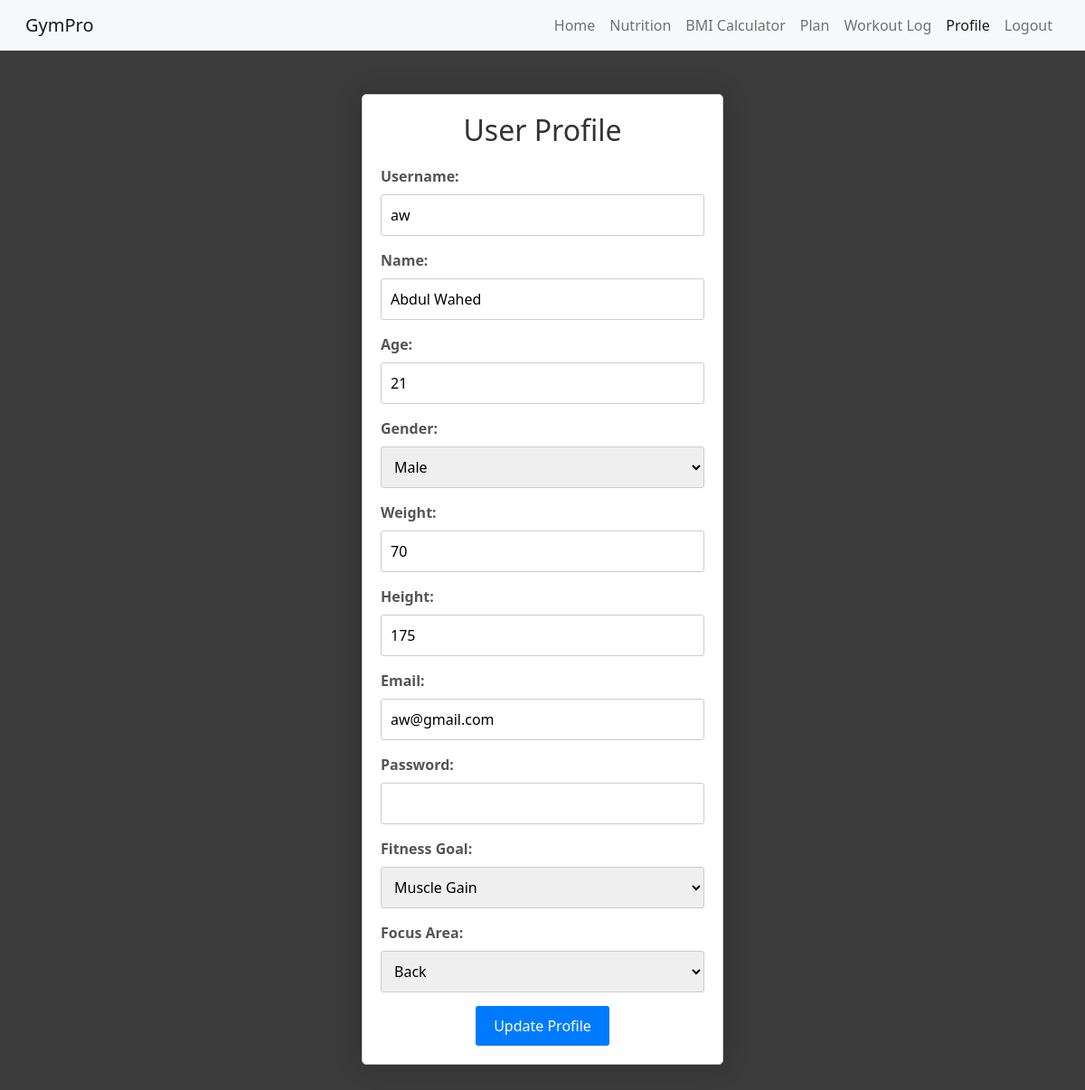
The app's page /profile (signed in) with its own data.
### app.py (models this page shows)
class User(db.Model):
    __tablename__ = 'user'
    id = db.Column(db.Integer, primary_key=True)
    name = db.Column(db.String(80), unique=True, nullable=False)
    username = db.Column(db.String(80), unique=True, nullable=False)
    email = db.Column(db.String(120), unique=True, nullable=False)
    password = db.Column(db.String(60), nullable=False)
    age = db.Column(db.Integer, nullable=False)
    weight = db.Column(db.Integer, nullable=False)
    height = db.Column(db.Integer, nullable=False)
    fitness_goal = db.Column(db.String(50), nullable=True)
    focus_area = db.Column(db.String(50), nullable=True)
    security_question = db.Column(db.String(50), nullable=False)
    security_answer = db.Column(db.String(20), nullable=False)

### app.py (the view)
@app.route('/profile')
def profile():
    if 'user_id' in session:
        user_id = session['user_id']
        user = User.query.filter_by(id=user_id).first()
        if user:
            return render_template('profile.html', user=user)
    return redirect(url_for('login'))

### Templates/profile.html (shortened to what this page needs)
<!DOCTYPE html>
<html lang="en">
<head>
	<link rel="stylesheet" href="https://stackpath.bootstrapcdn.com/bootstrap/4.5.2/css/bootstrap.min.css">
    <link href="https://cdn.jsdelivr.net/npm/bootstrap@5.0.2/dist/css/bootstrap.min.css" rel="stylesheet">
    <link rel="stylesheet" href="https://cdnjs.cloudflare.com/ajax/libs/font-awesome/4.7.0/css/font-awesome.min.css">
    <link rel="stylesheet" href="{{ url_for('static', filename='profile.css') }}">
</head>
<body>
    <nav class="navbar sticky-top navbar-expand-lg navbar-light bg-light mb-5">
        <div class="container-fluid">
            <span class="navbar-brand mb-0 h1">GymPro</span>
            <div class="collapse navbar-collapse" id="navbarSupportedContent">
                <ul class="navbar-nav ml-auto">
                    <li class="nav-item">
                        <a class="nav-link" href="{{ url_for('dashboard') }}">Home</a>
                    </li>
                    <li class="nav-item">
                        <a class="nav-link" href="{{ url_for('nutrition') }}">Nutrition</a>
                    </li>
                    <li class="nav-item">
                        <a class="nav-link" href="{{ url_for('bmi') }}">BMI Calculator</a>
                    </li>
                    <li class="nav-item">
                        <a class="nav-link" href="{{ url_for('plan') }}">Plan</a>
                    </li>
                    <li class="nav-item">
                        <a class="nav-link" href="{{ url_for('workout_log') }}">Workout Log</a>
                    </li>
                    <li class="nav-item active">
                        <a class="nav-link" href="{{ url_for('profile') }}">Profile</a>
                    </li>
                    <li class="nav-item">
                        <a class="nav-link" href="{{ url_for('logout') }}">Logout</a>
                    </li>
                </ul>
            </div>
        </div>
    </nav>
    <div class="container mt-5 mb-5">
        <h2>User Profile</h2>
        <form action="/update_profile" method="post">
            <label for="username">Username:</label>
            <input type="text" id="username" name="username" value="{{ user.username }}" required>
            <label for="name">Name:</label>
            <input type="text" id="name" name="name" value="{{ user.name }}" required>
            <label for="age">Age:</label>
            <input type="number" id="age" name="age" value="{{ user.age }}" required>
            <label for="gender">Gender:</label>
            <select id="gender" name="gender" required>
                <option value="male" {% if user.gender == 'male' %}selected{% endif %}>Male</option>
            </select>
            <label for="weight">Weight:</label>
            <input type="number" id="weight" name="weight" value="{{ user.weight }}" required>
            <label for="height">Height:</label>
            <input type="number" id="height" name="height" value="{{ user.height }}" required>
            <label for="email">Email:</label>
            <input type="email" id="email" name="email" value="{{ user.email }}" required>
            <label for="password">Password:</label>
            <input type="password" id="password" name="password" required>
            <label for="goal">Fitness Goal:</label>
            <select id="goal" name="goal" required>
                <option value="Muscle Gain" {% if user.fitness_goal == 'Muscle Gain' %}selected{% endif %}>Muscle Gain</option>
            </select>
            <label for="area">Focus Area:</label>
            <select id="area" name="area" required>
                <option value="Back" {% if user.focus_area == 'Back' %}selected{% endif %}>Back</option>
            </select>
            <div class="text-center">
                <button type="submit" class="update-profile-button">Update Profile</button>
            </div>
        </form>
    </div>
</body>
</html>

### Static/profile.css (style rules this page uses)
* { margin: 0; padding: 0; box-sizing: border-box; }
body { background-color: #3c3b3b; }
.container { max-width: 400px; margin: 20 auto; padding: 20px; background-color: #fff; border: 1px solid #ccc; border-radius: 5px; box-shadow: 0 0 30px rgba(0, 0, 0, 0.2); }
.container h2 { color: #333; text-align: center; margin-bottom: 20px; }
label { font-weight: bold; display: block; margin-bottom: 8px; color: #555; }
input[type="text"], input[type="email"], input[type="password"], input[type="number"], select { width: 100%; padding: 10px; margin-bottom: 15px; border: 1px solid #ccc; border-radius: 3px; }
button[type="submit"] { background-color: #007bff; color: #fff; padding: 10px 20px; border: none; border-radius: 3px; cursor: pointer; display: inline-block; transition: background-color 0.3s; }
a { color: #007bff; text-decoration: none; }

### records on screen
User: username "aw", name "Abdul Wahed", age "21", weight "70", height "175", email "aw@gmail.com", goal "Muscle Gain", area "Back"
